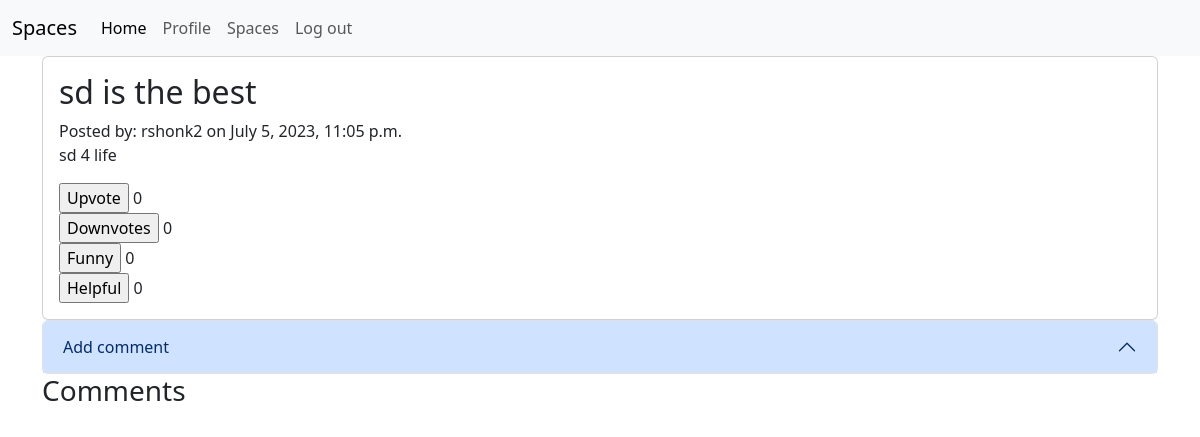
The page /space/san diego/comments/sd is the best/ on the database as committed earlier.
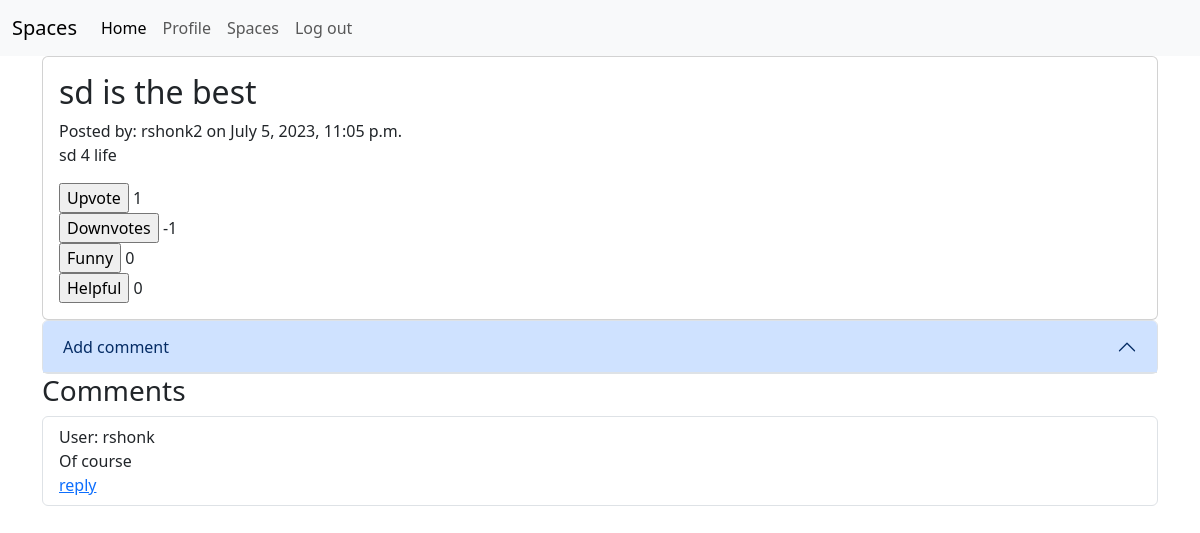
The same page on the database as committed later.
### main/models.py (models this page shows, shortened)
class Post(models.Model):
    user = models.ForeignKey(User, on_delete=models.CASCADE)
    title = models.CharField(max_length=50)
    spacename = models.CharField(max_length=25)
    url = models.CharField(max_length=200, default="", blank=True)
    body = models.CharField(max_length=1000, default="")
    upvotes = models.IntegerField(default=0)
    downvotes = models.IntegerField(default=0)
    helpful = models.IntegerField(default=0)
    funny = models.IntegerField(default=0)
    date_published = models.DateTimeField(default=datetime.datetime.now(), blank=True)

class Comment(models.Model):
    post = models.ForeignKey(Post, on_delete=models.CASCADE)
    comment = models.CharField(max_length=1000)
    parent_comment = models.CharField(max_length=1000, default="", blank=True)
    username = models.CharField(max_length=12)
    upvotes = models.IntegerField(default=0)
    downvotes = models.IntegerField(default=0)
    helpful = models.IntegerField(default=0)
    funny = models.IntegerField(default=0)
    date_published = models.DateTimeField(default=datetime.datetime.now(), blank=True)

### main/views.py (the view)
# urls.py: path('space/<str:spacename>/comments/<str:post_title>/', views.post_comments, name='post_comments'),
def post_comments(request, spacename, post_title):
    if request.method == 'POST':
        comment = request.POST['comment']
        username = request.user
        post_info = Post.objects.get(title=post_title)
        post_info.comment_set.create(comment=comment, username=username)
        return redirect('main:post_comments', spacename, post_title)
    post_info = Post.objects.get(title=post_title)
    comments = post_info.comment_set.all()
    comment_form = CommentForm()
    return render(request, 'main/comment.html', {'post_info': post_info, 'comments': comments,
                                                 'comment_form': comment_form})

### main/forms.py
class CommentForm(ModelForm):
    class Meta:
        model = Comment
        fields = ['comment']

### main/templates/main/comment.html (shortened to what this page needs)
{% extends "./loggedin_base.html" %}
    {% load bootstrap5 %}
{% block content %}
<div class="card">
  <div class="card-body">
    <h2>{{ post_info.title }}</h2>
    Posted by: {{ post_info.user }} on {{ post_info.date_published }}<br>
    <p>{{ post_info.body }}</p>
    <form method="POST" action="{% url 'main:upvote' post_info.title %}">
        <input type="submit" value="Upvote"> {{ post_info.upvotes }}
    </form>
    <form method="POST" action="{% url 'main:downvote' post_info.title %}">
        <input type="submit" value="Downvotes"> {{ post_info.downvotes }}
    </form>
    <form method="POST" action="{% url 'main:funny' post_info.title %}">
        <input type="submit" value="Funny"> {{ post_info.funny }}
    </form>
    <form method="POST" action="{% url 'main:helpful' post_info.title %}">
        <input type="submit" value="Helpful"> {{ post_info.helpful }}
    </form>
  </div>
</div>
<div class="accordion">
    <div class="accordion-item">
        <h2 class="accordion-header">
          <button class="accordion-button" type="button" data-bs-toggle="collapse" data-bs-target="#collapseOne" aria-expanded="true" aria-controls="collapseOne">
            Add comment
          </button>
        </h2>
  </div>
</div>
<h3>Comments</h3>
<ul class="list-group">
{% for comment in comments %}
    <li class="list-group-item">
        User: {{ comment.username }}<br>
        {{ comment.comment }}<br>
        <a href="">reply</a><br>
    </li>
{% endfor %}
</ul>
{% endblock %}

### main/templates/main/loggedin_base.html (shortened to what this page needs)
<!DOCTYPE html>
<html lang="en">
<head>
    {% block imports %}
      {% load bootstrap5 %}
      {% bootstrap_css %}
    {% endblock %}
</head>
<body>
<nav class="navbar navbar-expand-lg bg-body-tertiary">
  {% block nav %}
  <div class="container-fluid">
    <a class="navbar-brand" href="#">Spaces</a>
    <div class="collapse navbar-collapse" id="navbarSupportedContent">
      <ul class="navbar-nav me-auto mb-2 mb-lg-0">
        <li class="nav-item">
          <a class="nav-link active" aria-current="page" href="{% url 'main:index' %}">Home</a>
        </li>
        <li class="nav-item">
          <a class="nav-link" href="{% url 'main:profile' %}">Profile</a>
        </li>
        <li class="nav-item">
          <a class="nav-link" href="#">Spaces</a>
        </li>
        <li class="nav-item">
          <a class="nav-link" href="{% url 'main:logout_user' %}">Log out</a>
        </li>
      </ul>
    </div>
  </div>
  {% endblock %}
</nav>
<div class="container">
  {% block content %}
  {% endblock %}
</div>
</body>
</html>

Rows that differ between the two databases and show on the page:
changed Post "sd is the best": upvotes "0" → "1"; downvotes "0" → "-1"
added Comment: username "rshonk", comment "Of course"
